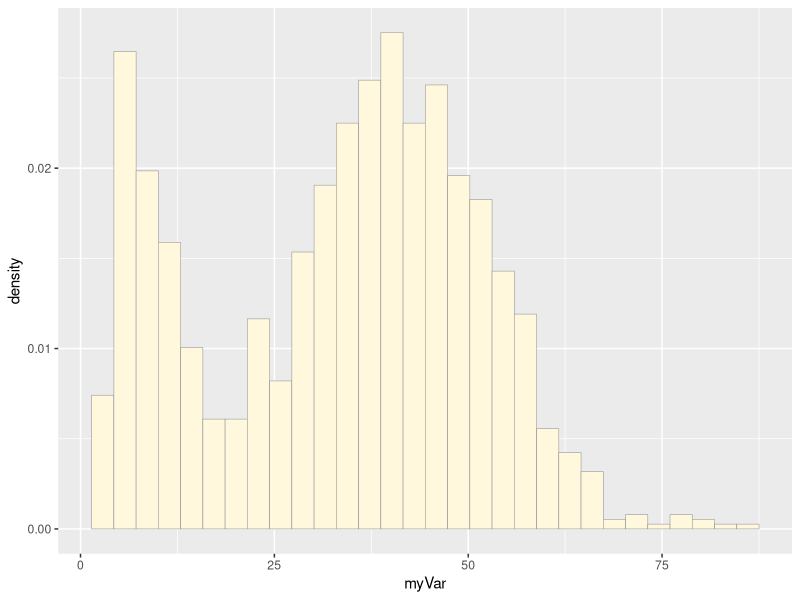
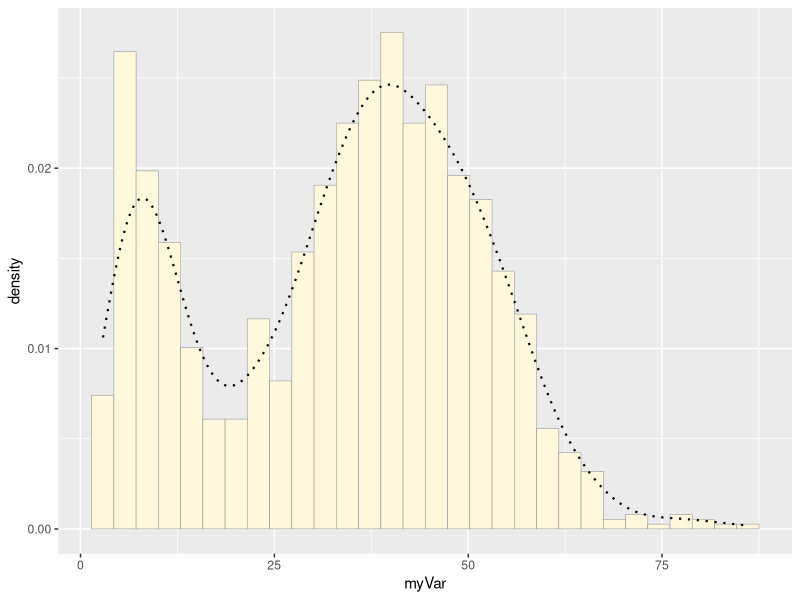
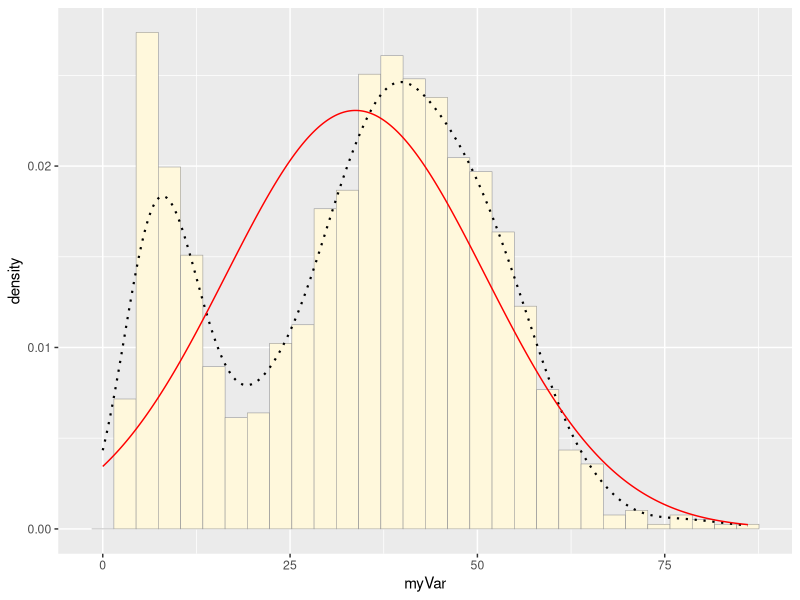
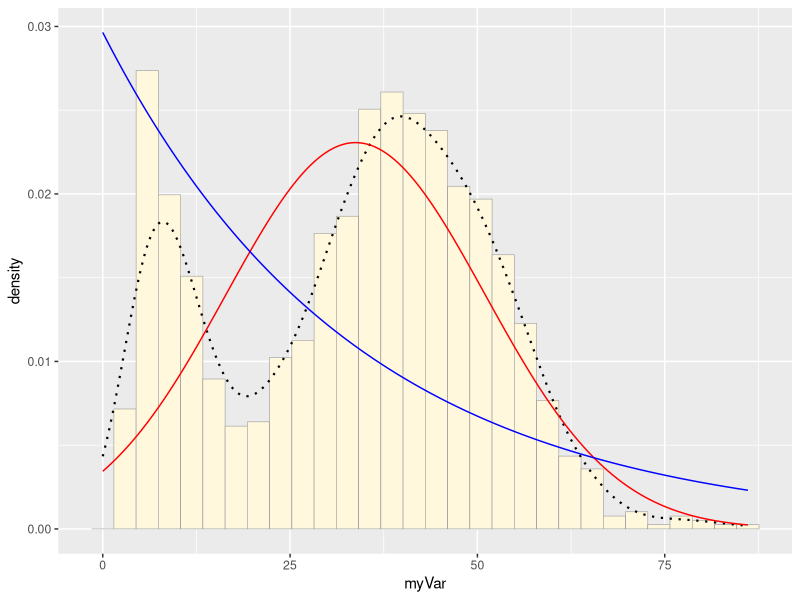
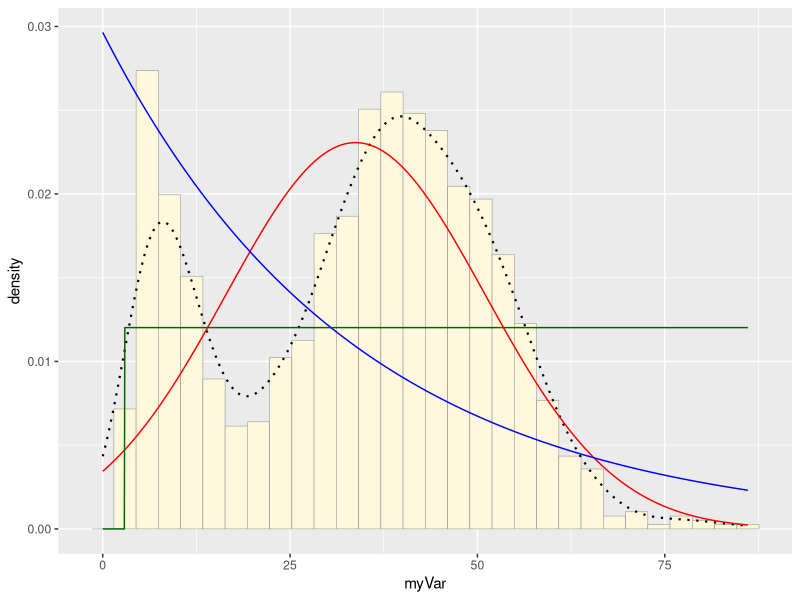
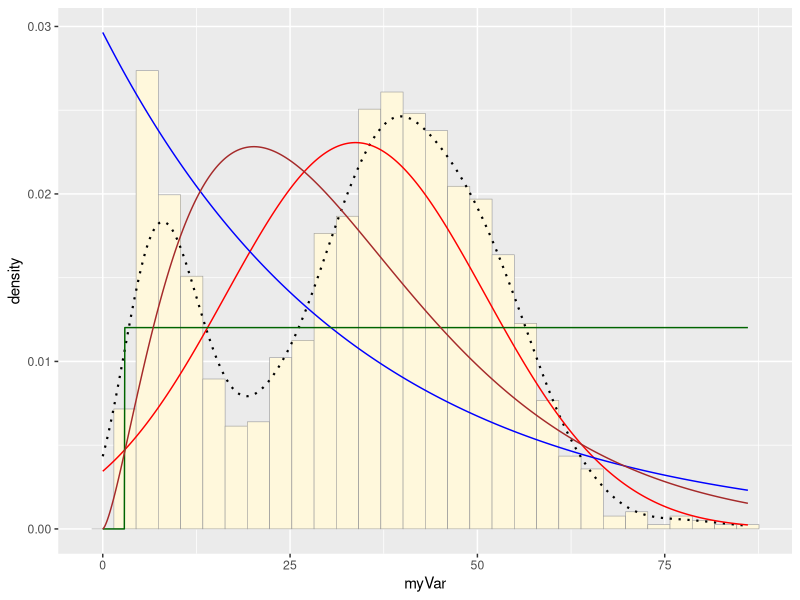
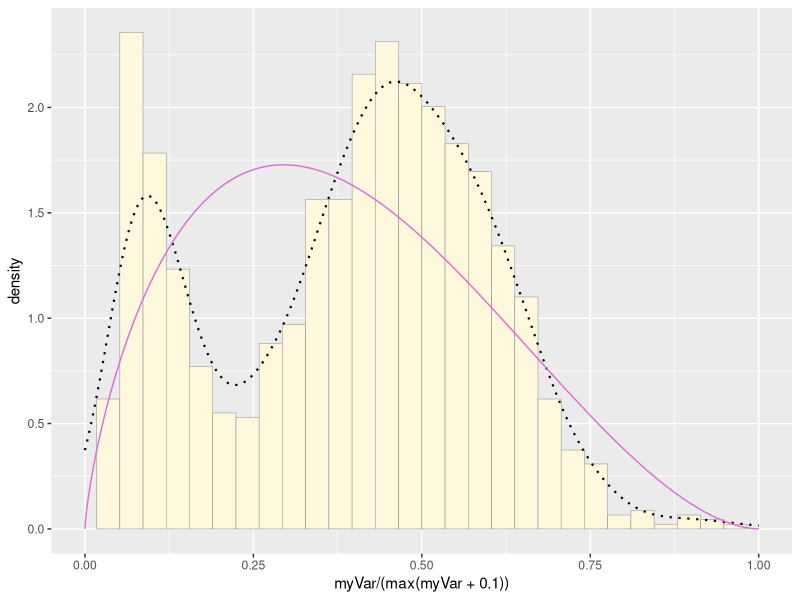
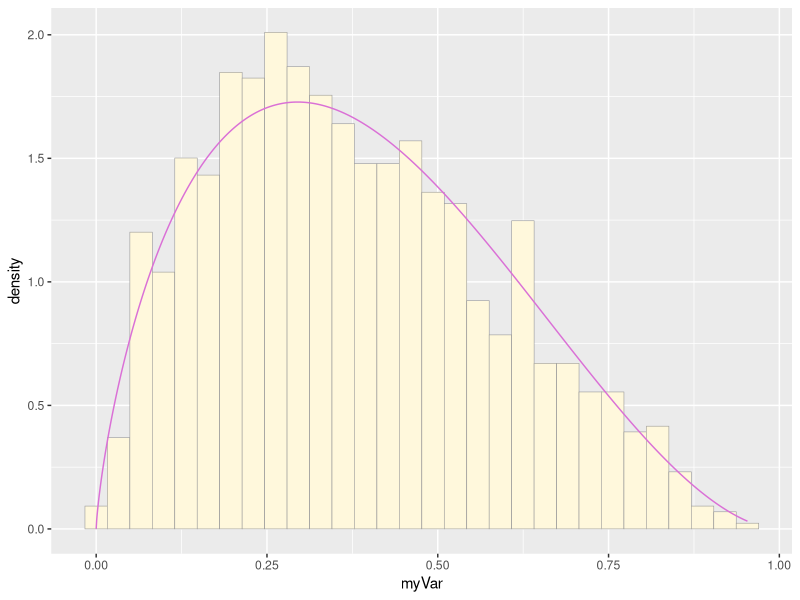

Generate these figures, in order, with R:
## ---- chunk 1
knitr::opts_chunk$set(echo = TRUE)
## ---- chunk 2
library(ggplot2) # for graphics
library(MASS) # for maximum likelihood estimation
## ---- chunk 3
# quick and dirty, a truncated normal distribution to work on the solution set

# z <- rnorm(n=3000,mean=0.2)
# z <- data.frame(1:3000,z)
# names(z) <- list("ID","myVar")
# z <- z[z$myVar>0,]
# str(z)
# summary(z$myVar)

#adding in real data
#from EDI data portal, "Future of Oak Forests experiment-
#DBH of trees in Black Rock Forest, New York, USA, 2007."
#by Schuster, W.S.

z <- read.table("BRf_NorthSlopeOaks2007.csv",header=TRUE,sep=",", stringsAsFactors=FALSE)
str(z) #it's counting the DBH values (continuous) as characters
summary(z) #so I need to get it to read as numeric

head(z)
#making the column I want a numeric vector
z$DBH <- as.numeric(z$DBH)  
#removing NA values
z <- na.omit(z)
str(z) #that's better!
#reducing it to 2 columns for simplicity
z <- z[,3:4]
#renaming the columns to fit in w/ the rest of the code
names(z) <- list("Species","myVar")
str(z)
summary(z)

## ---- chunk 4
#visualizing the data before working with it
p1 <- ggplot(data=z, aes(x=myVar, y=..density..)) +
  geom_histogram(color="grey60",fill="cornsilk",size=0.2) 
print(p1)
## ---- chunk 5
#adding a density curve that follows the actual data
p1 <-  p1 +  geom_density(linetype="dotted",size=0.75)
print(p1)
## ---- chunk 6
#if these data do fit a normal distribution,
#what are the mean and variance?
normPars <- fitdistr(z$myVar,"normal")
print(normPars)
str(normPars)
normPars$estimate["mean"] # note structure of getting a named attribute
normPars$estimate["sd"] #doing the same thing for sd
## ---- chunk 7
#this one doesn't fit very well.
meanML <- normPars$estimate["mean"]
sdML <- normPars$estimate["sd"]

xval <- seq(0,max(z$myVar),len=length(z$myVar))

 stat <- stat_function(aes(x = xval, y = ..y..), fun = dnorm, colour="red", n = length(z$myVar), args = list(mean = meanML, sd = sdML))
 p1 + stat
## ---- chunk 8
#this also doesn't fit very well.
#fitting the DBH data to an exponential distribution
expoPars <- fitdistr(z$myVar,"exponential")
#storing the exponential growth rate as a variable
rateML <- expoPars$estimate["rate"]

#graphin' it
stat2 <- stat_function(aes(x = xval, y = ..y..), fun = dexp, colour="blue", n = length(z$myVar), args = list(rate=rateML))
 p1 + stat + stat2
## ---- chunk 9
#this one doesn't fit well, either...the data definitely isn't uniform.
stat3 <- stat_function(aes(x = xval, y = ..y..), fun = dunif, colour="darkgreen", n = length(z$myVar), args = list(min=min(z$myVar), max=max(z$myVar)))
 p1 + stat + stat2 + stat3
## ---- chunk 10
#this distribution still doesn't capture the bimodal distribution.
#trying to fit to a gamma distribution
gammaPars <- fitdistr(z$myVar,"gamma")
#recording the gamma-specific variables of shape and rate
shapeML <- gammaPars$estimate["shape"]
rateML <- gammaPars$estimate["rate"]

stat4 <- stat_function(aes(x = xval, y = ..y..), fun = dgamma, colour="brown", n = length(z$myVar), args = list(shape=shapeML, rate=rateML))
 p1 + stat + stat2 + stat3 + stat4
## ---- chunk 11
#first, transforming the data so it is all in the range of 0:1 (required for the beta distribution.)
pSpecial <- ggplot(data=z, aes(x=myVar/(max(myVar + 0.1)), y=..density..)) +
  geom_histogram(color="grey60",fill="cornsilk",size=0.2) + 
  xlim(c(0,1)) +
  geom_density(size=0.75,linetype="dotted")

#now, fitting a beta distribution. This one is probably the best fit, even though it's still not capturing the two peaks of the data.
betaPars <- fitdistr(x=z$myVar/max(z$myVar + 0.1),start=list(shape1=1,shape2=2),"beta")
#recording the parameters of this distribution of best fit, which are called shape1 and shape2
shape1ML <- betaPars$estimate["shape1"]
shape2ML <- betaPars$estimate["shape2"]

#graphing it
statSpecial <- stat_function(aes(x = xval, y = ..y..), fun = dbeta, colour="orchid", n = length(z$myVar), args = list(shape1=shape1ML,shape2=shape2ML))
pSpecial + statSpecial
## ---- chunk 12
#getting the maximum likelihood parameters for the beta distribution: 
print(shape1ML)
print(shape2ML)

length(z$myVar) #getting length of the real data

#simulating a new data set using these parameters:
z2 <- rbeta(n=length(z$myVar), shape1=shape1ML, shape2=shape2ML)
z2 <- data.frame(1:length(z$myVar),z2)
names(z2) <- list("ID","myVar")
str(z2)
summary(z2$myVar)

#plotting the new simulated dataset in a histogram:
p1 <- ggplot(data=z2, aes(x=myVar, y=..density..)) +
  geom_histogram(color="grey60",fill="cornsilk",size=0.2) 

#re-assigning xval to relate to the simulated data
xval <- seq(0,max(z2$myVar),len=length(z2$myVar))

#adding the probability density curve:
statSpecial <- stat_function(aes(x = xval, y = ..y..), fun = dbeta, colour="orchid", n = length(z2$myVar), args = list(shape1=shape1ML,shape2=shape2ML))

p1 + statSpecial #graphing simulated data w/ the curve

#now, plotting the original (real) data again (modified to fit into the beta distribution)
pSpecial <- ggplot(data=z, aes(x=myVar/(max(myVar + 0.1)), y=..density..)) +
  geom_histogram(color="grey60",fill="cornsilk",size=0.2) +
  xlim(c(0,1))

#re-assigning xval to relate to the real data
xval <- seq(0,max(z$myVar),len=length(z$myVar))

#adding the probability density curve:
statSpecial <- stat_function(aes(x = xval, y = ..y..), fun = dbeta, colour="orchid", n = length(z$myVar), args = list(shape1=shape1ML,shape2=shape2ML))

pSpecial + statSpecial #graphing real data w/ the curve

